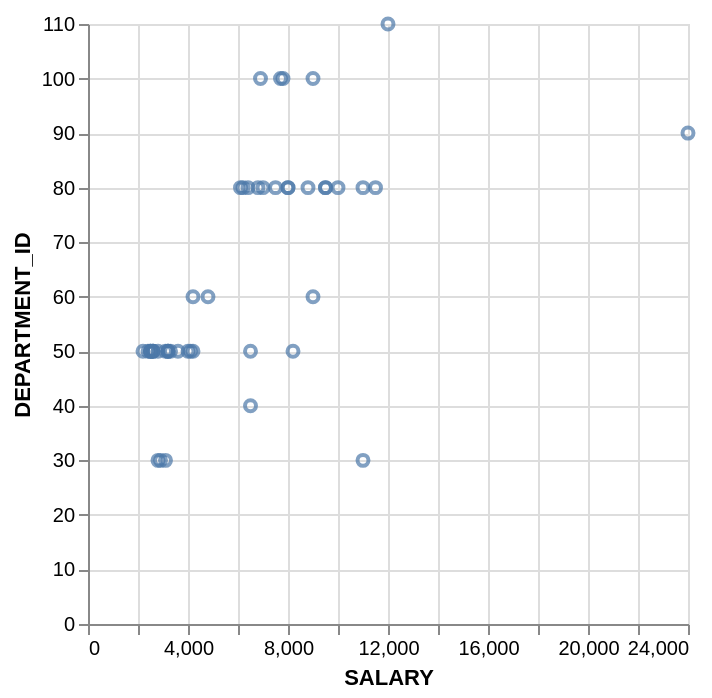

This figure's Vega-Lite source:
### Vega-Lite specification from a JSON file in a GitHub repository (floating-point values rounded to 4 significant figures)
{"data": {"values": [{"x_data": 24000, "y_data": 90}, {"x_data": 12000, "y_data": 110}, {"x_data": 11500, "y_data": 80}, {"x_data": 11000, "y_data": 30}, {"x_data": 11000, "y_data": 80}, {"x_data": 10000, "y_data": 80}, {"x_data": 9500, "y_data": 80}, {"x_data": 9500, "y_data": 80}, {"x_data": 9000, "y_data": 60}, {"x_data": 9000, "y_data": 100}, {"x_data": 8800, "y_data": 80}, {"x_data": 8200, "y_data": 50}, {"x_data": 8000, "y_data": 80}, {"x_data": 8000, "y_data": 80}, {"x_data": 7800, "y_data": 100}, {"x_data": 7700, "y_data": 100}, {"x_data": 7500, "y_data": 80}, {"x_data": 7000, "y_data": 80}, {"x_data": 6900, "y_data": 100}, {"x_data": 6800, "y_data": 80}, {"x_data": 6500, "y_data": 50}, {"x_data": 6500, "y_data": 40}, {"x_data": 6400, "y_data": 80}, {"x_data": 6200, "y_data": 80}, {"x_data": 6100, "y_data": 80}, {"x_data": 4800, "y_data": 60}, {"x_data": 4200, "y_data": 60}, {"x_data": 4200, "y_data": 50}, {"x_data": 4100, "y_data": 50}, {"x_data": 4000, "y_data": 50}, {"x_data": 3600, "y_data": 50}, {"x_data": 3300, "y_data": 50}, {"x_data": 3200, "y_data": 50}, {"x_data": 3200, "y_data": 50}, {"x_data": 3200, "y_data": 50}, {"x_data": 3100, "y_data": 30}, {"x_data": 3100, "y_data": 50}, {"x_data": 2900, "y_data": 30}, {"x_data": 2800, "y_data": 30}, {"x_data": 2800, "y_data": 50}, {"x_data": 2600, "y_data": 50}, {"x_data": 2600, "y_data": 50}, {"x_data": 2600, "y_data": 50}, {"x_data": 2500, "y_data": 50}, {"x_data": 2500, "y_data": 50}, {"x_data": 2500, "y_data": 50}, {"x_data": 2400, "y_data": 50}, {"x_data": 2200, "y_data": 50}]}, "mark": "point", "encoding": {"x": {"field": "x_data", "type": "quantitative", "title": "SALARY"}, "y": {"field": "y_data", "type": "quantitative", "title": "DEPARTMENT_ID"}}}
